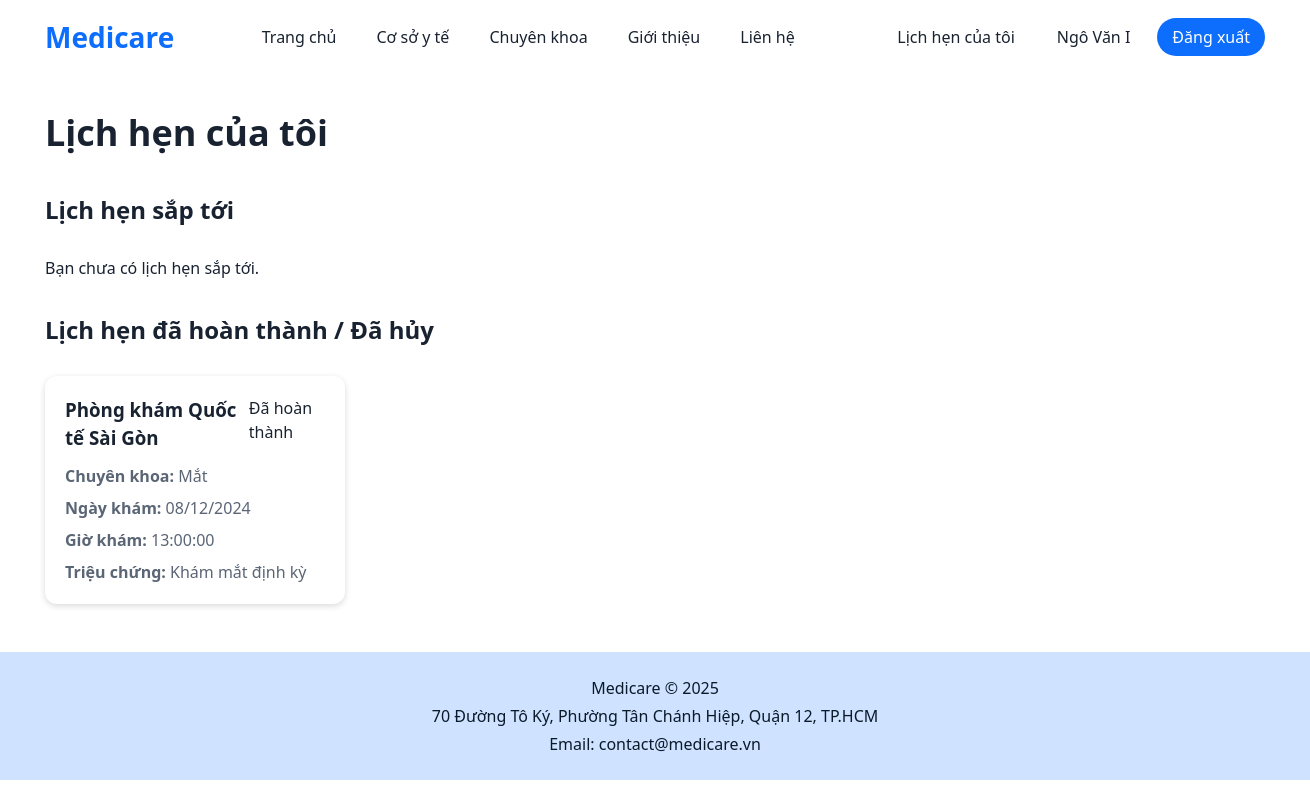
/MyAppointments.php (signed in), run on an earlier commit of the app's database.
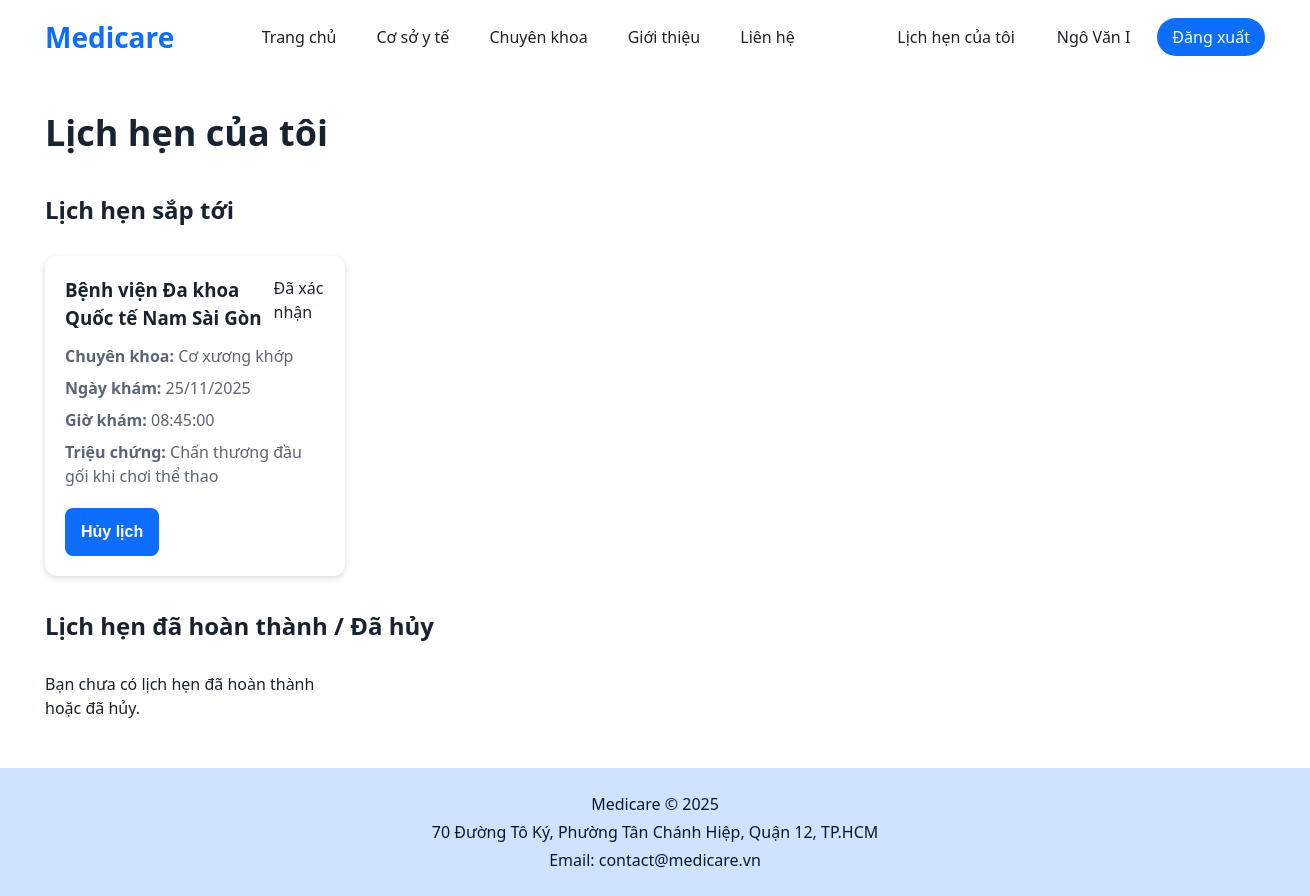
And on a later commit of the database.
### tables this page shows
CREATE TABLE `appointments` (
  `appointment_id` int(11) NOT NULL,
  `user_id` int(11) DEFAULT NULL,
  `patient_name` varchar(100) DEFAULT NULL,
  `patient_email` varchar(100) DEFAULT NULL,
  `patient_phone` varchar(20) DEFAULT NULL,
  `facility_id` int(11) NOT NULL,
  `specialty_id` int(11) NOT NULL,
  `appointment_date` date NOT NULL,
  `appointment_time` time NOT NULL,
  `symptoms` text DEFAULT NULL,
  `status` enum('pending','confirmed','completed','canceled') DEFAULT 'pending',
  `created_at` timestamp NOT NULL DEFAULT current_timestamp(),
  `updated_at` timestamp NOT NULL DEFAULT current_timestamp() ON UPDATE current_timestamp()
);

CREATE TABLE `facilities` (
  `facility_id` int(11) NOT NULL,
  `name` varchar(200) NOT NULL,
  `type` enum('hospital','clinic') NOT NULL,
  `address` text NOT NULL,
  `phone` varchar(20) NOT NULL,
  `working_hours` varchar(100) NOT NULL,
  `description` text DEFAULT NULL,
  `image` varchar(255) DEFAULT NULL,
  `created_at` timestamp NOT NULL DEFAULT current_timestamp()
);

CREATE TABLE `specialties` (
  `specialty_id` int(11) NOT NULL,
  `specialty_name` varchar(100) NOT NULL,
  `icon` varchar(255) DEFAULT NULL,
  `created_at` timestamp NOT NULL DEFAULT current_timestamp()
);

### MyAppointments.php (the view, shortened to what this page needs)
<?php
require_once 'config.php';
include 'header.php';
$user_id = $_SESSION['user_id'];
$appointments = [];
$sql = "SELECT a.*, f.name AS facility_name, s.specialty_name
        FROM appointments a
        JOIN facilities f ON a.facility_id = f.facility_id
        JOIN specialties s ON a.specialty_id = s.specialty_id
        WHERE a.user_id = $user_id
        ORDER BY a.appointment_date DESC, a.appointment_time DESC";
$result = mysqli_query($conn, $sql);
if ($result) {
    while ($row = mysqli_fetch_assoc($result)) {
        $appointments[] = $row;
    }
}
$upcoming = [];
$completed = [];
foreach ($appointments as $appointment) {
    $appointment_date = new DateTime($appointment['appointment_date']);
    $today = new DateTime();
    if ($appointment['status'] == 'completed' || $appointment['status'] == 'canceled' || $appointment_date < $today) {
        $completed[] = $appointment;
    } else {
        $upcoming[] = $appointment;
    }
}
function formatDate($date) {
    $date_obj = new DateTime($date);
    return $date_obj->format('d/m/Y');
}
function formatStatus($status) {
    $status_text = [
        'pending' => 'Chờ xác nhận',
        'confirmed' => 'Đã xác nhận',
        'completed' => 'Đã hoàn thành',
        'canceled' => 'Đã hủy'
    ];
    return isset($status_text[$status]) ? $status_text[$status] : $status;
}
?>
<main class="page appointments-page">
    <section class="page-hero">
        <h1>Lịch hẹn của tôi</h1>
    </section>
    <section class="appointments-section">
        <h2>Lịch hẹn sắp tới</h2>
        <div class="appointments-grid" id="upcoming-appointments">
            <?php if (empty($upcoming)): ?>
                <p>Bạn chưa có lịch hẹn sắp tới.</p>
            <?php else: ?>
                <?php foreach ($upcoming as $appointment): ?>
                    <article class="appointment-card reveal">
                        <div class="appointment-header">
                            <h3><?php echo htmlspecialchars($appointment['facility_name']); ?></h3>
                            <span class="status-badge status-<?php echo $appointment['status']; ?>">
                                <?php echo formatStatus($appointment['status']); ?>
                            </span>
                        </div>
                        <div class="appointment-info">
                            <p><strong>Chuyên khoa:</strong> <?php echo htmlspecialchars($appointment['specialty_name']); ?></p>
                            <p><strong>Ngày khám:</strong> <?php echo formatDate($appointment['appointment_date']); ?></p>
                            <p><strong>Giờ khám:</strong> <?php echo htmlspecialchars($appointment['appointment_time']); ?></p>
                            <p class="text-wrap-break"><strong>Triệu chứng:</strong> <span class="white-space-pre"><?php echo htmlspecialchars($appointment['symptoms']); ?></span></p>
                        </div>
                        <div class="appointment-actions">
                            <form method="post" action="MyAppointments.php">
                                <button type="submit" name="cancel_appointment" class="btn-primary">Hủy lịch</button>
                            </form>
                        </div>
                    </article>
                <?php endforeach; ?>
            <?php endif; ?>
        </div>
    </section>
    <section class="appointments-section">
        <h2>Lịch hẹn đã hoàn thành / Đã hủy</h2>
        <div class="appointments-grid" id="completed-appointments">
            <?php if (empty($completed)): ?>
                <p>Bạn chưa có lịch hẹn đã hoàn thành hoặc đã hủy.</p>
            <?php else: ?>
                <?php foreach ($completed as $appointment): ?>
                    <article class="appointment-card reveal">
                        <div class="appointment-header">
                            <h3><?php echo htmlspecialchars($appointment['facility_name']); ?></h3>
                            <span class="status-badge status-<?php echo $appointment['status']; ?>">
                                <?php echo formatStatus($appointment['status']); ?>
                            </span>
                        </div>
                        <div class="appointment-info">
                            <p><strong>Chuyên khoa:</strong> <?php echo htmlspecialchars($appointment['specialty_name']); ?></p>
                            <p><strong>Ngày khám:</strong> <?php echo formatDate($appointment['appointment_date']); ?></p>
                            <p><strong>Giờ khám:</strong> <?php echo htmlspecialchars($appointment['appointment_time']); ?></p>
                            <p class="text-wrap-break"><strong>Triệu chứng:</strong> <span class="white-space-pre"><?php echo htmlspecialchars($appointment['symptoms']); ?></span></p>
                        </div>
                    </article>
                <?php endforeach; ?>
            <?php endif; ?>
        </div>
    </section>
</main>
<?php include 'footer.php'; ?>

What changed in the data, as far as the page shows it:
removed appointments: facility.name "Phòng khám Quốc tế Sài Gòn", status "Đã hoàn thành", specialty.specialty_name "Mắt", appointment_date "08/12/2024", appointment_time "13:00:00", symptoms "Khám mắt định kỳ", shown under "Lịch hẹn đã hoàn thành / Đã hủy"
now on this page (row edited): appointments: facility.name "Bệnh viện Đa khoa Quốc tế Nam Sài Gòn", status "Đã xác nhận", specialty.specialty_name "Cơ xương khớp", appointment_date "25/11/2025", appointment_time "08:45:00", symptoms "Chấn thương đầu gối khi chơi thể thao", shown under "Lịch hẹn sắp tới"
Also different on the page:
text no longer shown: "Bạn chưa có lịch hẹn sắp tới."
text now shown: "Bạn chưa có lịch hẹn đã hoàn thành hoặc đã hủy."
